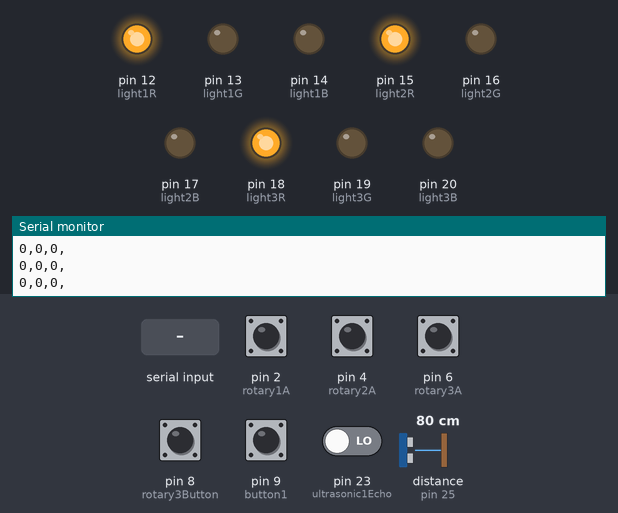
A sketch run on a simulated Arduino Mega 2560, built with avr-gcc and run on an emulated ATmega2560. On the bench: output pins drawn as LEDs (lit = HIGH), the last lines printed to the serial monitor. The test bench sets the inputs (shaded band); at power-on: pin 2 (rotary1A), pin 4 (rotary2A), pin 6 (rotary3A), pin 8 (rotary3Button), pin 9 (button1) HIGH, pin 23 (ultrasonic1Echo) LOW, distance to the obstacle (sensor on pin 25) 80 cm. The echo pulse lasts 58.3 µs per cm; pins used as bus, display or sensor lines are not drawn.

Above: at 1.2 s.
1.3 s: "B" received over Serial
At 3.3 s:
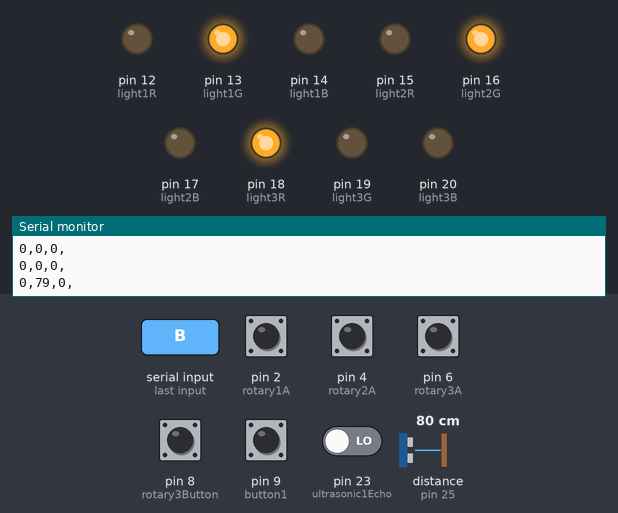
3.8 s: "P" received over Serial
At 5.3 s:
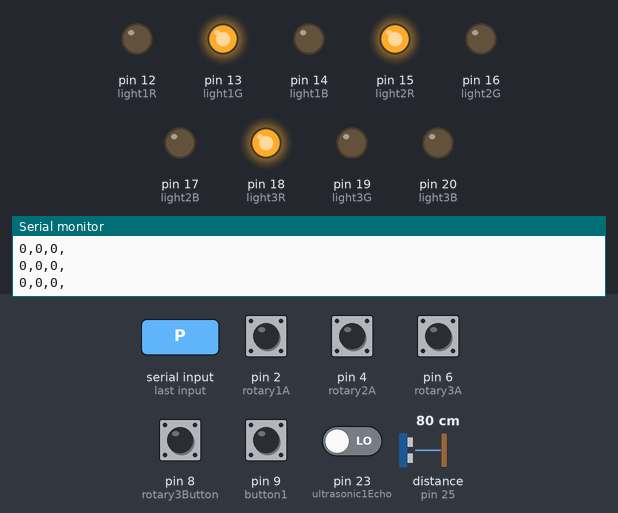
5.8 s: "S" received over Serial
At 7.0 s:
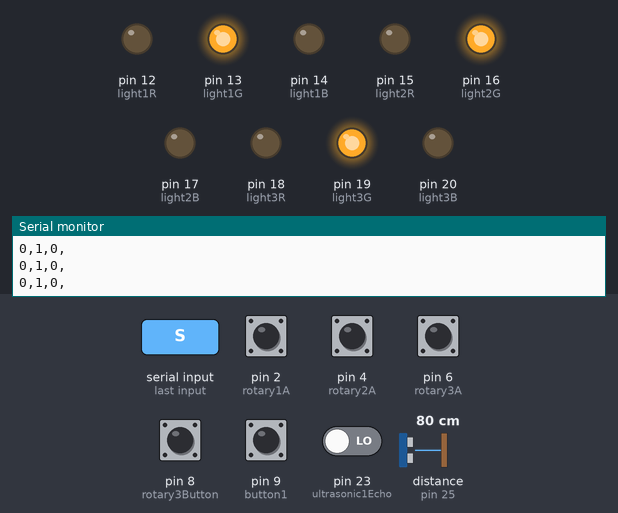
7.3 s: "M" received over Serial
At 8.6 s:
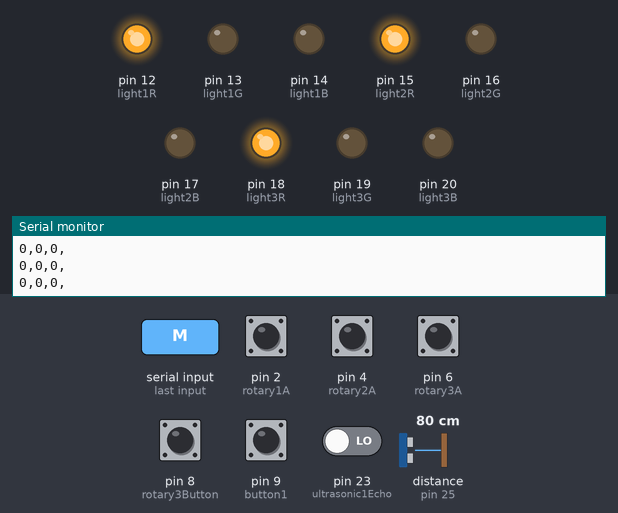
Timing chart, 0 to 10.3 s (numbered marks = the images above; inputs shaded):
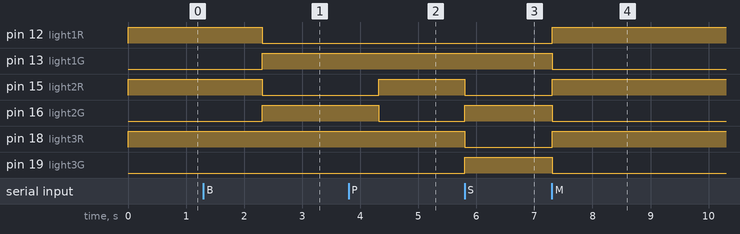

Measured:
- after the input at 1.3 s, pin 12 (light1R), pin 15 (light2R): HIGH → LOW after 1.0 s; pin 13 (light1G), pin 16 (light2G): LOW → HIGH after 1.0 s
- after the input at 3.8 s, pin 15 (light2R): LOW → HIGH after 0.52 s; pin 16 (light2G): HIGH → LOW after 0.52 s
- after the input at 5.8 s, pin 15 (light2R), pin 18 (light3R): HIGH → LOW at once; pin 16 (light2G), pin 19 (light3G): LOW → HIGH at once
- after the input at 7.3 s, pin 12 (light1R), pin 15 (light2R), pin 18 (light3R): LOW → HIGH at once; pin 13 (light1G), pin 16 (light2G), pin 19 (light3G): HIGH → LOW at once

The sketch:

ArduinoUnitySerial.ino
```cpp
// <string.h>
#define rotary1A 2
#define rotary1B 3
#define rotary2A 4
#define rotary2B 5
#define rotary3A 6
#define rotary3B 7
#define rotary3Button 8
#define button1 9
#define button2 10
#define button3 11
#define light1R 12
#define light1G 13
#define light1B 14
#define light2R 15
#define light2G 16
#define light2B 17
#define light3R 18
#define light3G 19
#define light3B 20
#define ultrasonic1Trig 22
#define ultrasonic1Echo 23
#define ultrasonic2Trig 24
#define ultrasonic2Echo 25

enum GameState { mainMenu, puzzuleGame, boatGame, shootingGame};
GameState gameState = GameState::mainMenu;

int counter = 0;
int currentStateCLK;
int previousStateCLK;

int counter2 = 0;
int currentStateCLK2;
int previousStateCLK2;

int counter3 = 0;
int currentStateCLK3;
int previousStateCLK3;
int rotary3ButtonState;

long ultrasonic1Timer;
long ultrasonic1Duration;
int ultrasonic1Distance;

long ultrasonic2Timer;
long ultrasonic2Duration;
int ultrasonic2Distance;

int levelButton = 0;
int ledTime = 0;
bool buttonPressed = false;
bool buttonAction = false;

String data;
bool action;

void setup() {
  // put your setup code here, to run once:
  pinMode(rotary1A, INPUT);
  pinMode(rotary1B, INPUT);
  pinMode(rotary2A, INPUT);
  pinMode(rotary2A, INPUT);
  pinMode(rotary2B, INPUT);
  pinMode(rotary3A, INPUT);
  pinMode(rotary3B, INPUT);
  pinMode(rotary3Button, INPUT_PULLUP);
  pinMode(button1, INPUT_PULLUP);
  pinMode(button2, INPUT);
  pinMode(button3, INPUT);
  pinMode(light1R, OUTPUT);
  pinMode(light1B, OUTPUT);
  pinMode(light1G, OUTPUT);
  pinMode(light2R, OUTPUT);
  pinMode(light2B, OUTPUT);
  pinMode(light2G, OUTPUT);
  pinMode(light3R, OUTPUT);
  pinMode(light3B, OUTPUT);
  pinMode(light3G, OUTPUT);
  pinMode(ultrasonic1Trig, OUTPUT);
  pinMode(ultrasonic1Echo, INPUT);
  pinMode(ultrasonic2Trig, OUTPUT);
  pinMode(ultrasonic2Echo, INPUT);

  Serial.begin(9600);
  previousStateCLK = digitalRead(rotary1A);
  previousStateCLK2 = digitalRead(rotary2A);
  previousStateCLK3 = digitalRead(rotary3A);
}

void loop() {
  // put your main code here, to run repeatedly:

  //gameState = (GameState)levelButton;
  ReceiveUnityData();

  switch(gameState)
  {
    case GameState::mainMenu:
      MainMenuControl();
      Light1(255, 0, 0);
      Light2(255, 0, 0);
      Light3(255, 0, 0);
    break;
    case GameState::puzzuleGame:
      MazeGameControl();
      Light1(0, 255, 0);
      Light2(255, 0, 0);
      Light3(255, 0, 0);
    break;
    case GameState::boatGame:
      BoatGameControl();
      Light1(0, 255, 0);
      Light2(0, 255, 0);
      Light3(255, 0, 0);
    break;
    case GameState::shootingGame:
    ShootingGameControl();
      Light1(0, 255, 0);
      Light2(0, 255, 0);
      Light3(0, 255, 0);
      levelButton = 0;
    break;
  }

    Sender(counter, counter2, counter3, rotary3ButtonState, ultrasonic1Distance, ultrasonic2Distance, buttonAction);

}

void Sender(int m1, int m2, int m3, int m4, int m5, int m6, int m7)
{

  switch(gameState)
  {
    case GameState::mainMenu:
      Serial.print(m7);
      Serial.print(",");
      Serial.print(0);    //rotary encoder 3 button
      Serial.print(",");
      Serial.print(0);
    break;
    case GameState::puzzuleGame:
      Serial.print(m1);   //rotary encoder 1 serial output
       Serial.print(",");
      Serial.print(0);
      Serial.print(",");
      Serial.print(0);
    break;
    case GameState::boatGame:
      Serial.print(m5); // ultrasonic 1 serial output
      Serial.print(",");
      Serial.print(m6); // ultrasonic 2 serial output
      Serial.print(",");
      Serial.print(0);
    break;
    case GameState::shootingGame:
      Serial.print(m2);   // rotary encoder 2 serial output
      Serial.print(",");
      Serial.print(m4);    //rotary encoder 3 button
      Serial.print(",");
      Serial.print(m3);
    break;
  }
  Serial.println(",");
}

void ReceiveUnityData()
{
    if(Serial.available() > 0)
    {
      char c = Serial.read();

      switch(c)
      {
        case 'M':
          gameState = GameState::mainMenu;
          break;
        case 'B':
          gameState = GameState::boatGame;
          break;
        case 'P':
          gameState = GameState::puzzuleGame;
          break;
        case 'S':
          gameState = GameState::shootingGame;
          break;
      }
      // if(c = 'M')
      // {
      //   gameState = GameState::shootingGame;
      // }
      // if(c = 'B')
      // {
      //   gameState = GameState::boatGame;
      // }
      // if(c = 'P')
      // {
      //   gameState = GameState::puzzuleGame;
      // }
      // if(c = 'S')
      // {
      //   gameState = GameState::mainMenu;
      // }
    }


}


void MainMenuControl()
{
  bool currentState = digitalRead(button1);
  if(currentState == buttonPressed)
  {
    buttonAction = true;
    // while(digitalRead(button1) == buttonPressed){

    // }
  }
  else
  {
    buttonAction = false;
  }
}

void MazeGameControl()
{
  RotaryEncoder1();
}
void BoatGameControl()
{
  Ultrasonic1();
  Ultrasonic2();
}
void ShootingGameControl()
{
  RotaryEncoder2();
  RotaryEncoder3();
}

void Light1(int red, int green, int blue)
{
  digitalWrite(light1R, red);
  digitalWrite(light1G, green);
  digitalWrite(light1B, blue);
}

void Light2(int red, int green, int blue)
{
  digitalWrite(light2R, red);
  digitalWrite(light2G, green);
  digitalWrite(light2B, blue);
}

void Light3(int red, int green, int blue)
{
  digitalWrite(light3R, red);
  digitalWrite(light3G, green);
  digitalWrite(light3B, blue);
}


void RotaryEncoder1()
{
  currentStateCLK = digitalRead(rotary1A);
  if(currentStateCLK != previousStateCLK)
  {
    if(digitalRead(rotary1B) != currentStateCLK)
    {
      counter--;
    }
    else
    {
      counter++;
    }
  }
  previousStateCLK = currentStateCLK;
}

void RotaryEncoder2()
{
  currentStateCLK2 = digitalRead(rotary2A);
  if(currentStateCLK2 != previousStateCLK2)
  {
    if(digitalRead(rotary2B) != currentStateCLK2)
    {
      counter2--;
    }
    else
    {
      counter2++;
    }
  }
  previousStateCLK2 = currentStateCLK2;
}


void RotaryEncoder3()
{
  rotary3ButtonState = digitalRead(rotary3Button);
  currentStateCLK3 = digitalRead(rotary3A);
  if(currentStateCLK3 != previousStateCLK3)
  {
    if(digitalRead(rotary3B) != currentStateCLK3)
    {
      counter3--;
    }
    else
    {
      counter3++;
    }
  }
  previousStateCLK3 = currentStateCLK3;
}


void Ultrasonic1()
{
    digitalWrite(ultrasonic1Trig, LOW);
    delayMicroseconds(2);
    digitalWrite(ultrasonic1Trig, HIGH);
    delayMicroseconds(10);
    digitalWrite(ultrasonic1Timer, LOW);
    ultrasonic1Duration = pulseIn(ultrasonic1Echo, HIGH);
    ultrasonic1Distance = ultrasonic1Duration * 0.034 / 2;
}

void Ultrasonic2()
{
    digitalWrite(ultrasonic2Trig, LOW);
    delayMicroseconds(2);
    digitalWrite(ultrasonic2Trig, HIGH);
    delayMicroseconds(10);
    digitalWrite(ultrasonic2Trig, LOW);
    ultrasonic2Duration = pulseIn(ultrasonic2Echo, HIGH);
    ultrasonic2Distance = ultrasonic2Duration * 0.034 /2;
}
```
